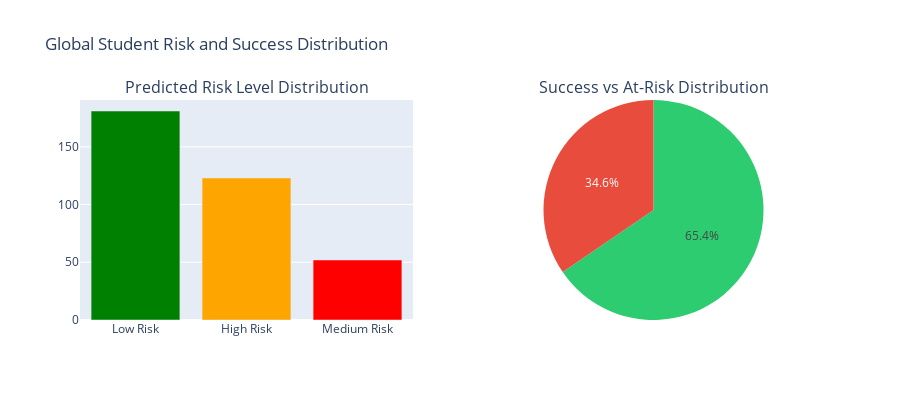

The cell this chart's notebook holds for it:
### Markdown cell above
## 12. Global Visualizations

### Code cell
# 1. Global Risk Distribution
fig = make_subplots(
    rows=1, cols=2,
    subplot_titles=('Predicted Risk Level Distribution', 'Success vs At-Risk Distribution'),
    specs=[[{'type': 'bar'}, {'type': 'pie'}]]
)

# Risk levels bar chart
risk_counts = df_val['predicted_risk_level'].value_counts()
fig.add_trace(
    go.Bar(x=risk_counts.index, y=risk_counts.values,
           marker_color=['green', 'orange', 'red']),
    row=1, col=1
)

# Success pie chart
success_counts = df_val['success_label_from_risk'].value_counts()
fig.add_trace(
    go.Pie(labels=success_counts.index, values=success_counts.values,
           marker_colors=['#2ecc71', '#e74c3c']),
    row=1, col=2
)

fig.update_layout(height=400, showlegend=False,
                  title_text='Global Student Risk and Success Distribution')
fig.show()

### Figure 1 — Plotly figure (JSON) as saved in the notebook; plotly's stock layout.template omitted (floating-point values rounded to 4 significant figures)
{"data": [{"marker": {"color": ["green", "orange", "red"]}, "type": "bar", "x": ["Low Risk", "High Risk", "Medium Risk"], "xaxis": "x", "y": [181, 123, 52], "yaxis": "y"}, {"domain": {"x": [0.55, 1], "y": [0, 1]}, "labels": ["Success", "At Risk"], "marker": {"colors": ["#2ecc71", "#e74c3c"]}, "type": "pie", "values": [233, 123]}], "layout": {"annotations": [{"font": {"size": 16}, "showarrow": false, "text": "Predicted Risk Level Distribution", "x": 0.225, "xanchor": "center", "xref": "paper", "y": 1, "yanchor": "bottom", "yref": "paper"}, {"font": {"size": 16}, "showarrow": false, "text": "Success vs At-Risk Distribution", "x": 0.775, "xanchor": "center", "xref": "paper", "y": 1, "yanchor": "bottom", "yref": "paper"}], "height": 400, "showlegend": false, "title": {"text": "Global Student Risk and Success Distribution"}, "xaxis": {"anchor": "y", "domain": [0, 0.45]}, "yaxis": {"anchor": "x", "domain": [0, 1]}}}
